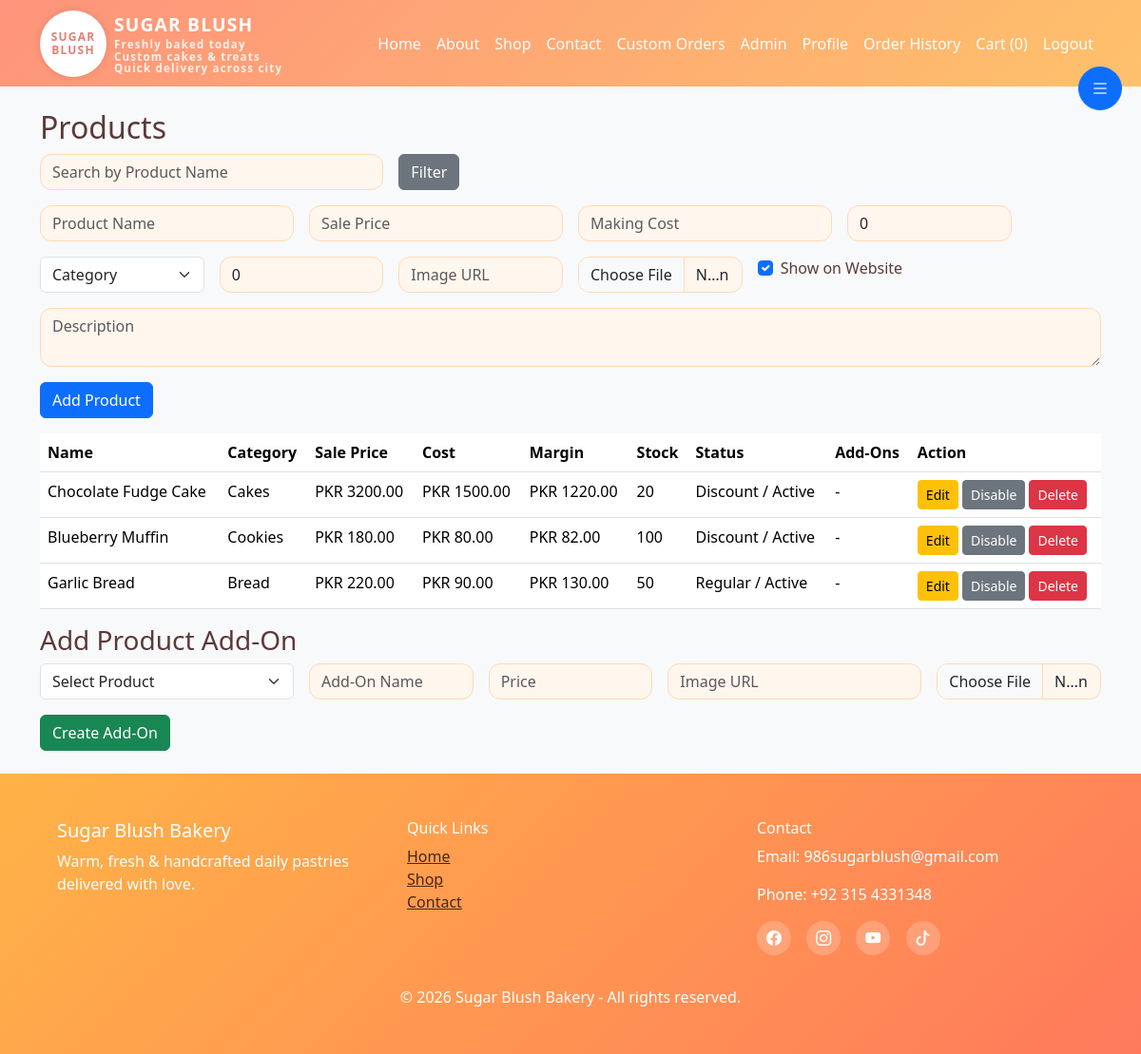
The app's page /admin/products (signed in) with its own data.
### models.py (models this page shows)
class Product(db.Model):
    id = db.Column(db.Integer, primary_key=True)
    name = db.Column(db.String(120), nullable=False)
    description = db.Column(db.Text, nullable=False)
    category_id = db.Column(db.Integer, db.ForeignKey('category.id'), nullable=True)
    image = db.Column(db.String(255), nullable=True)
    price = db.Column(db.Float, nullable=False, default=0.0)
    sale_price = db.Column(db.Float, nullable=False, default=0.0)
    making_cost = db.Column(db.Float, nullable=False, default=0.0)
    discount = db.Column(db.Float, default=0.0)
    stock = db.Column(db.Integer, nullable=False, default=0)
    is_active = db.Column(db.Boolean, nullable=False, default=True)
    created_at = db.Column(db.DateTime, default=datetime.utcnow)
    addons = db.relationship('ProductAddOn', backref='product', lazy=True, cascade='all, delete-orphan')
    @property
    def price_after_discount(self):
        base_price = self.sale_price if self.sale_price is not None and self.sale_price > 0 else self.price
        return float(base_price) * (1 - float(self.discount) / 100)
    @property
    def profit_per_unit(self):
        return self.price_after_discount - float(self.making_cost)

class Category(db.Model):
    id = db.Column(db.Integer, primary_key=True)
    name = db.Column(db.String(80), unique=True, nullable=False)
    products = db.relationship('Product', backref='category', lazy=True)

### app.py (the view, shortened to what this page needs)
@app.route('/admin/products', methods=['GET', 'POST'])
@login_required
@admin_required
def admin_products():
    product_name = request.args.get('product_name', '').strip()
    products_q = Product.query.order_by(Product.created_at.desc())
    if product_name:
        products_q = products_q.filter(Product.name.ilike(f'%{product_name}%'))
    products = products_q.all()
    categories = Category.query.all()
    return render_template('admin/products.html', products=products, categories=categories, product_name=product_name)

### app.py (called while the page is built)
@login_manager.user_loader
def load_user(user_id):
    return User.query.get(int(user_id))

def admin_required(f):
    @wraps(f)
    def decorated_function(*args, **kwargs):
        if not current_user.is_authenticated or current_user.role != 'admin':
            flash('Admin access required', 'danger')
            return redirect(url_for('login'))
        return f(*args, **kwargs)
    return decorated_function

### templates/admin/products.html (shortened to what this page needs)
{% extends 'base.html' %}
{% block content %}
<h2>Products</h2>
<form method="get" class="row g-3 mb-3">
  <div class="col-md-4"><input class="form-control" name="product_name" placeholder="Search by Product Name" value="{{ product_name if product_name else '' }}"></div>
  <div class="col-md-2"><button class="btn btn-secondary">Filter</button></div>
</form>
<form method="post" enctype="multipart/form-data" class="row g-3 mb-3">
  <div class="col-md-3"><input class="form-control" name="name" placeholder="Product Name" required></div>
  <div class="col-md-3"><input class="form-control" name="sale_price" placeholder="Sale Price" type="number" step="0.01" required></div>
  <div class="col-md-3"><input class="form-control" name="making_cost" placeholder="Making Cost" type="number" step="0.01" required></div>
  <div class="col-md-2"><input class="form-control" name="discount" placeholder="Discount %" type="number" step="0.01" value="0"></div>
  <div class="col-md-2"><select class="form-select" name="category_id" required><option value="">Category</option>{% for c in categories %}<option value="{{ c.id }}">{{ c.name }}</option>{% endfor %}</select></div>
  <div class="col-md-2"><input class="form-control" name="stock" placeholder="Stock" type="number" step="1" min="0" value="0" required></div>
  <div class="col-md-2"><input class="form-control" name="image" placeholder="Image URL"></div>
  <div class="col-md-2"><input type="file" name="image_file" class="form-control" accept="image/*"></div>  <div class="col-md-2"><div class="form-check"><input class="form-check-input" type="checkbox" name="is_active" id="is_active" checked><label for="is_active" class="form-check-label">Show on Website</label></div></div>  <div class="col-md-12"><textarea class="form-control" name="description" placeholder="Description" required></textarea></div>
  <div class="col-md-12"><button class="btn btn-primary">Add Product</button></div>
</form>
<table class="table">
  <thead><tr><th>Name</th><th>Category</th><th>Sale Price</th><th>Cost</th><th>Margin</th><th>Stock</th><th>Status</th><th>Add-Ons</th><th>Action</th></tr></thead>
  <tbody>
    {% for p in products %}
    <tr>
      <td>{{ p.name }}</td>
      <td>{{ p.category.name if p.category else 'None' }}</td>
      <td>PKR {{ '%.2f'|format(p.sale_price) }}</td>
      <td>PKR {{ '%.2f'|format(p.making_cost) }}</td>
      <td>PKR {{ '%.2f'|format(p.profit_per_unit) }}</td>
      <td>{{ p.stock }}</td>
      <td>{{ 'Discount' if p.discount>0 else 'Regular' }} / {{ 'Active' if p.is_active else 'Disabled' }}</td>
      <td>
        {% if p.addons %}
          {% for addon in p.addons %}
            <div class="small mb-1">
              <strong>{{ addon.name }}</strong> (PKR {{ '%.2f'|format(addon.price) }})
            </div>
          {% endfor %}
        {% else %}
          -
        {% endif %}
      </td>
      <td><a class="btn btn-sm btn-warning me-1" href="{{ url_for('edit_product', product_id=p.id) }}">Edit</a><a class="btn btn-sm btn-secondary me-1" href="{{ url_for('toggle_product_active', product_id=p.id) }}">{{ 'Disable' if p.is_active else 'Enable' }}</a><a class="btn btn-sm btn-danger" href="{{ url_for('delete_product', product_id=p.id) }}">Delete</a></td>
    </tr>
    {% endfor %}
  </tbody>
</table>
<h3>Add Product Add-On</h3>
<form method="post" action="{{ url_for('admin_product_addons') }}" enctype="multipart/form-data" class="row g-3 mb-4">
  <div class="col-md-3"><select name="product_id" class="form-select" required><option value="">Select Product</option>{% for p in products %}<option value="{{ p.id }}">{{ p.name }}</option>{% endfor %}</select></div>
  <div class="col-md-2"><input type="text" name="addon_name" class="form-control" placeholder="Add-On Name" required></div>
  <div class="col-md-2"><input type="number" step="0.01" name="addon_price" class="form-control" placeholder="Price" required></div>
  <div class="col-md-3"><input type="text" name="addon_image" class="form-control" placeholder="Image URL"></div>
  <div class="col-md-2"><input type="file" name="addon_image_file" class="form-control" accept="image/*"></div>
  <div class="col-12"><button class="btn btn-success">Create Add-On</button></div>
</form>
{% endblock %}

### static/css/style.css (style rules this page uses)
body { background: #FFF7F3; color: #5B3A3A; font-family: 'Segoe UI', Tahoma, Geneva, Verdana, sans-serif; }
:root { --primary: #FF7A5C; --secondary: #FFB347; --accent: #FF4D6D; --light: #FFF7F3; --mid: #FFD7BA; --text: #5B3A3A; }
.form-control { border-radius: 12px; border: 1px solid #FFDAB5; background-color: #FFF6EE; transition: border-color .25s, box-shadow .25s; }

### records on screen
Product: name "Chocolate Fudge Cake", category "Cakes", sale_price "3200.00", making_cost "1500.00", profit_per_unit "1220.00", stock "20", discount "Discount", is_active "Active", is_active "Disable"
Product: name "Blueberry Muffin", category "Cookies", sale_price "180.00", making_cost "80.00", profit_per_unit "82.00", stock "100", discount "Discount", is_active "Active", is_active "Disable"
Product: name "Garlic Bread", category "Bread", sale_price "220.00", making_cost "90.00", profit_per_unit "130.00", stock "50", discount "Regular", is_active "Active", is_active "Disable"

### other values on screen
{{ cart_count }} "0"
